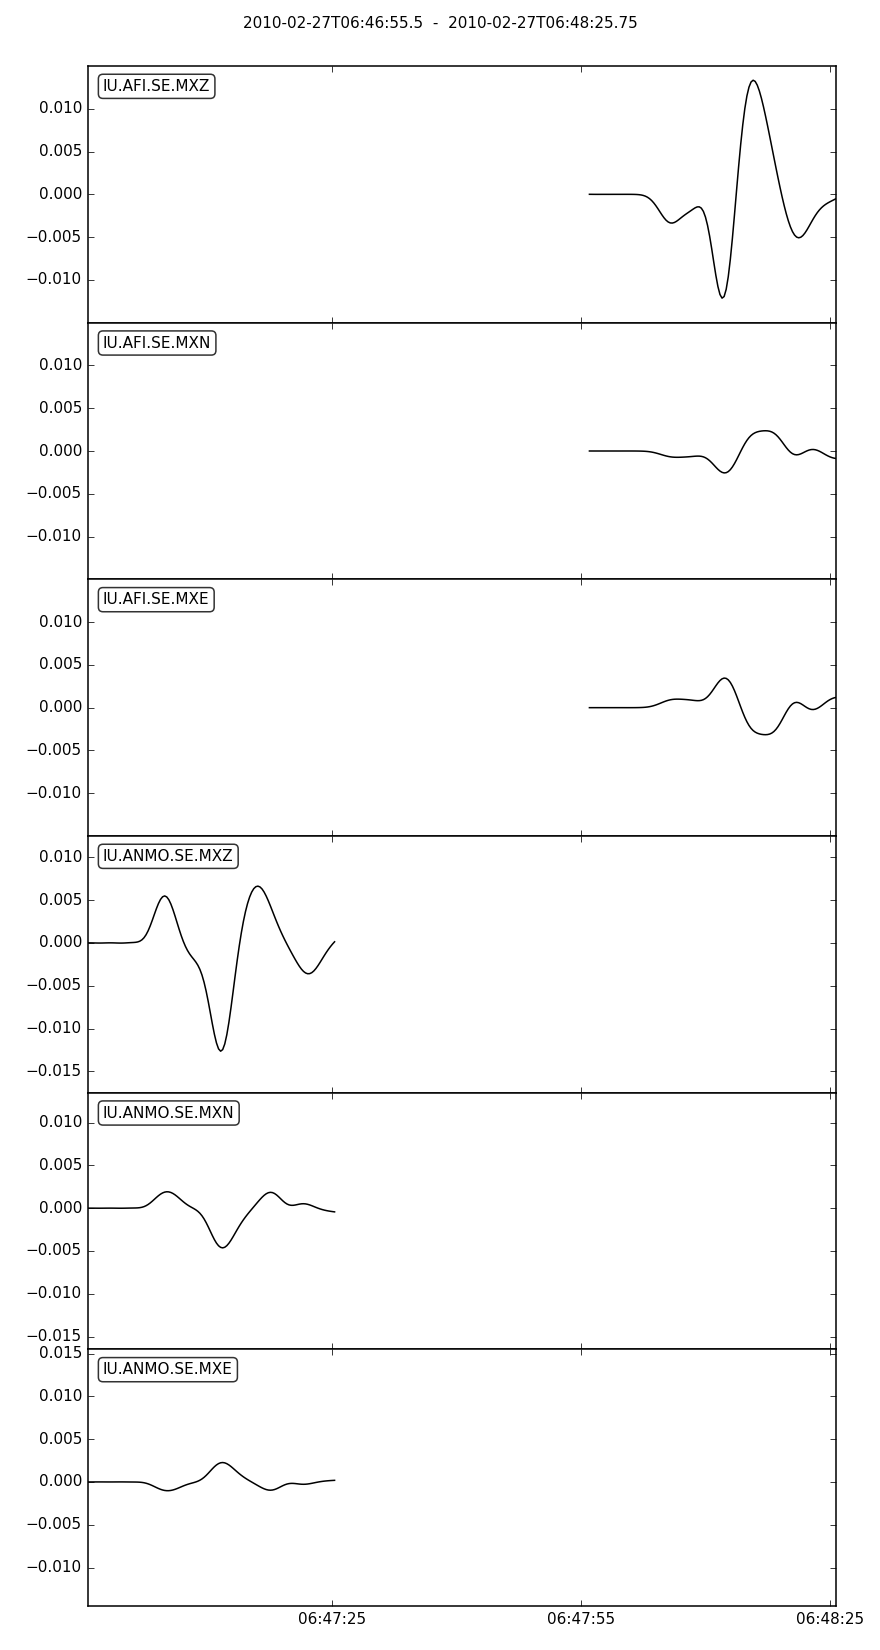

Source code (Python):
from obspy.clients.syngine import Client
client = Client()
st = client.get_waveforms(model="ak135f_5s", network="IU", station="A*",
                          eventid="GCMT:C201002270634A",
                          starttime="P-10", endtime="P+20")
st.plot()
